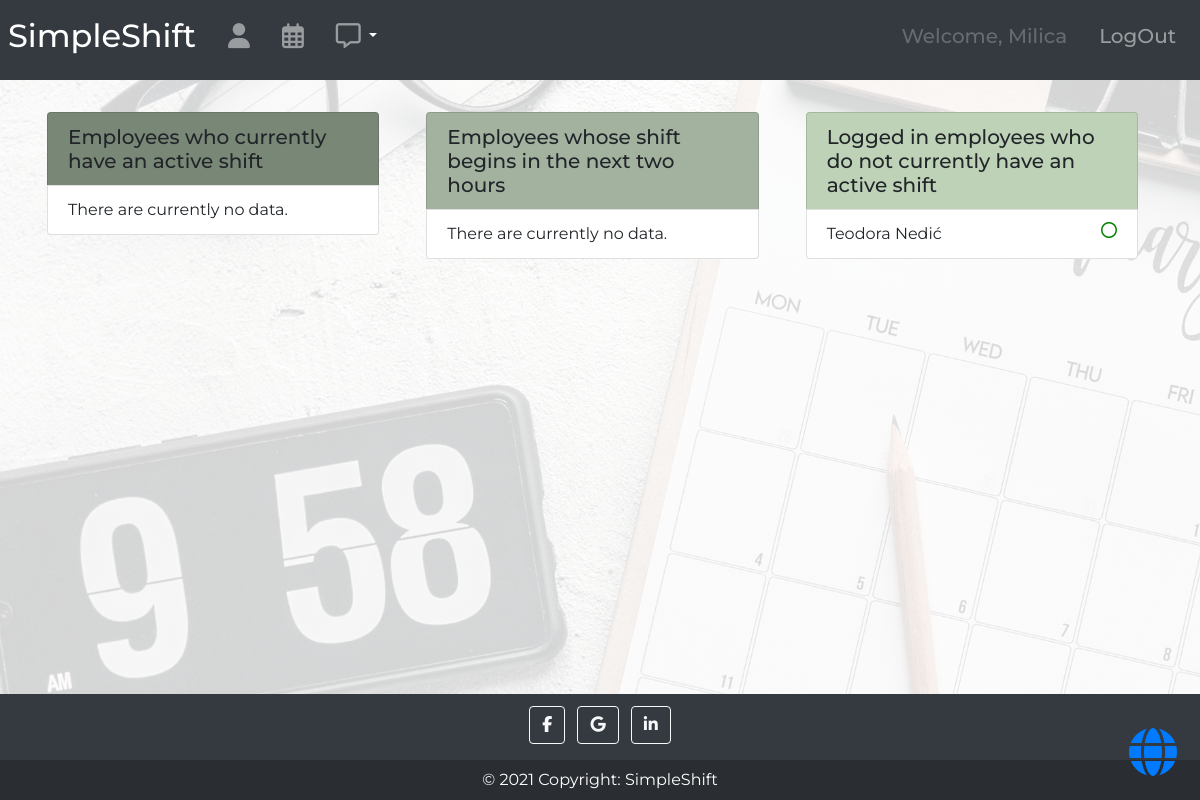
The app's page /shifts/live/ (signed in) with its own data.
### shifts/models/employee_model.py (models this page shows, shortened)
class Employee(SimpleEmailConfirmationUserMixin, AbstractUser):
    job = models.ManyToManyField('Job', blank=True, related_name='employees')
    is_admin = models.BooleanField(default=False)
    is_employee = models.BooleanField(default=False)
    is_logged = models.BooleanField(default=False)
    def __str__(self):
        if self.first_name:
            return f"{self.first_name} {self.last_name}"
        else:
            return f"{self.username}"

### shifts/views/live_shift_views.py (the view)
# urls.py: path('live/', LiveShiftListView.as_view(), name='live_shifts'),
class LiveShiftListView(LoginRequiredMixin, generic.ListView):
    template_name = 'shifts/live_shift_list.html'
    def get_queryset(self):
        queryset = ShiftEmployee.objects.all()
        return queryset
    def get_context_data(self, *, object_list=None, **kwargs):
        context = super(LiveShiftListView, self).get_context_data(**kwargs)
        actual_shifts = context['object_list'].filter(shift__start_time__lte=timezone.now()).filter(shift__end_time__gte=timezone.now()-timedelta(hours=1))
        current_shifts = actual_shifts.filter(shift__end_time__gte=timezone.now())
        time_threshold = timezone.now() + timedelta(hours=2)
        next_2h = context['object_list'].filter(shift__start_time__gt=timezone.now()).filter(shift__start_time__lte=time_threshold)
        actual_employees_id_lst = [obj.employee.id for obj in actual_shifts]
        logged_employees = Employee.objects.filter(is_logged=True).exclude(id__in=actual_employees_id_lst)
        context.update({
           'actual_shifts': actual_shifts,
            'next_2h': next_2h,
            'logged_employees': logged_employees,
            'current_shifts': current_shifts,
        })
        return context

### shifts/templates/shifts/live_shift_list.html
{% extends 'base.html' %}
{% block content %}
<div class="container p-3">
    <div class="row">
        <div class="list-group col m-3">
            <h5 class="list-group-item" style="background-color:#798777;">
                Employees who currently have an active shift
            </h5>
            {% for obj in actual_shifts %}
            <a data-toggle="popover" style='cursor:pointer;' title="{{ obj.shift.job_type }}" data-content="Shift duration: {{ obj.shift }}" class="list-group-item list-group-item-action">{{ obj.employee }}
                {% if obj.employee.is_logged %}
                <i class="far fa-circle float-right" style="color:green" title="Logged in"></i>
                {% if obj not in current_shifts %}
                <i class="fas fa-clock float-right mr-3" style="color:green" title="Overtime"></i>
                {% endif %}
                {% else %}
                <i class="far fa-circle float-right ml-3" style="color:red" title="Logged Out"></i>
                {% if obj in current_shifts %}
                <i class="fas fa-clock float-right" style="color:red" title="{{ obj.check_how_late }}"></i>
                {% endif %}
                {% endif %}
            </a>
            {% empty %}
            <a class="list-group-item list-group-item-action">There are currently no data.</a>
            {% endfor %}
        </div>
        <div class="list-group col m-3">
            <h5 class="list-group-item" style="background-color:#a2b29f;">
                Employees whose shift begins in the next two hours
            </h5>
            {% for obj in next_2h %}
            <a data-toggle="popover" style='cursor:pointer;' title="{{ obj.shift.job_type }}" data-content="Shift starts at: {{ obj.shift.get_start_time.time }}" class="list-group-item list-group-item-action">{{ obj.employee }}<i class="far fa-circle float-right" {% if obj.employee.is_logged %} style="color:green;" title="Logged in" {% else %} style="color:red" title="Logged Out" {% endif %}></i></a>
            {% empty %}
            <a class="list-group-item list-group-item-action">There are currently no data.</a>
            {% endfor %}
        </div>
        <div class="list-group col m-3">
            <h5 class="list-group-item" style="background-color:#bdd2b6;">
                Logged in employees who do not currently have an active shift
            </h5>
            {% for employee in logged_employees %}
            <a class="list-group-item list-group-item-action">{{ employee }}<i class="far fa-circle float-right" {% if employee.is_logged %} style="color:green;" title="Logged in" {% else %} style="color:red" title="Logged Out" {% endif %}></i></a>
            {% empty %}
            <a class="list-group-item list-group-item-action">There are currently no data.</a>
            {% endfor %}
        </div>
    </div>
</div>
{% endblock %}

### templates/navbar.html (shortened to what this page needs)
{% load notifications_tags %}
<nav class="navbar navbar-expand-lg navbar-dark bg-dark p-2">
  <a class="navbar-brand" href="{% url 'home' %}"><h2>SimpleShift</h2></a>
  <div class="collapse navbar-collapse" id="navbarToggler">
    {% if user.is_authenticated %}
    <ul class="navbar-nav mr-auto mt-2 mt-lg-0">
        <li class="nav-item p-2">
            <a class="nav-link" title='Profile' href="{% url 'employee_detail' pk=user.pk %}"><h5><i class="fas fa-user fa-lg"></i></h5></a>
        </li>
        <li class="nav-item p-2">
            <a class="nav-link" title='Shift schedule' href="{% url 'shifts:shift_list' %}"><h5><i class="far fa-calendar-alt fa-lg"></i></h5></a>
        </li>
         <li class="nav-item pt-2 pb-2 pl-2">
             <a  href="{% url 'shifts:notice' %}" class="nav-link notification" title='Notifications'>
                     <h5><i class="far fa-comment-alt fa-lg"></i></h5>
             </a>
         </li>
             <li class="nav-item pt-3 pb-2 dropdown show" style="cursor:pointer;color:white;">
                 <a class="dropdown-toggle" id="dropdownMenuLink" data-toggle="dropdown" aria-haspopup="true" aria-expanded="false"></a>
             </li>
    </ul>
    {% endif %}
    <ul class="navbar-nav ml-auto mt-2 mt-lg-0">
        {% if user.is_authenticated %}
        <li class="nav-item p-2">
            <a class="nav-link disabled"><h5>Welcome, {{ user.first_name }}</h5></a>
        </li>
        <li class="nav-item p-2">
            <a class="nav-link" href="{% url 'logout' %}"><h5>LogOut</h5></a>
        </li>
        {% endif %}
    </ul>
  </div>
</nav>

### static/css/master.css (style rules this page uses)
html, body { height: 100%; font-family: 'Montserrat', sans-serif; }
body { display: flex; flex-direction: column; }
.notification { position: relative; display: inline-block; }

### records on screen
Employee: first_name "Milica"
Employee: first_name+last_name "Teodora Nedić", is_logged True (drawn)
